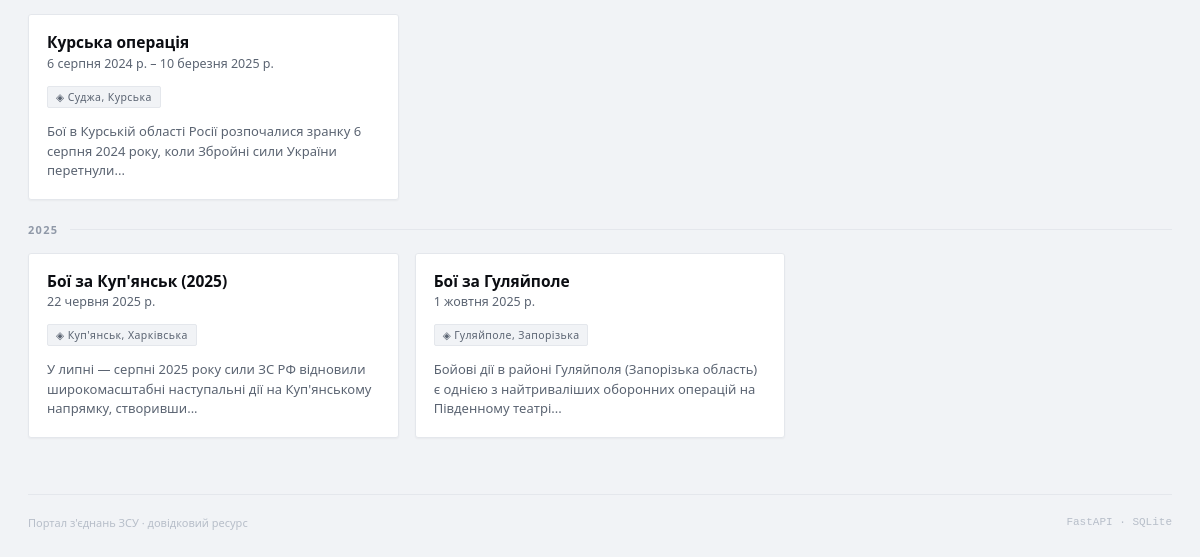
Before: /battles (lower part) with the older database file.
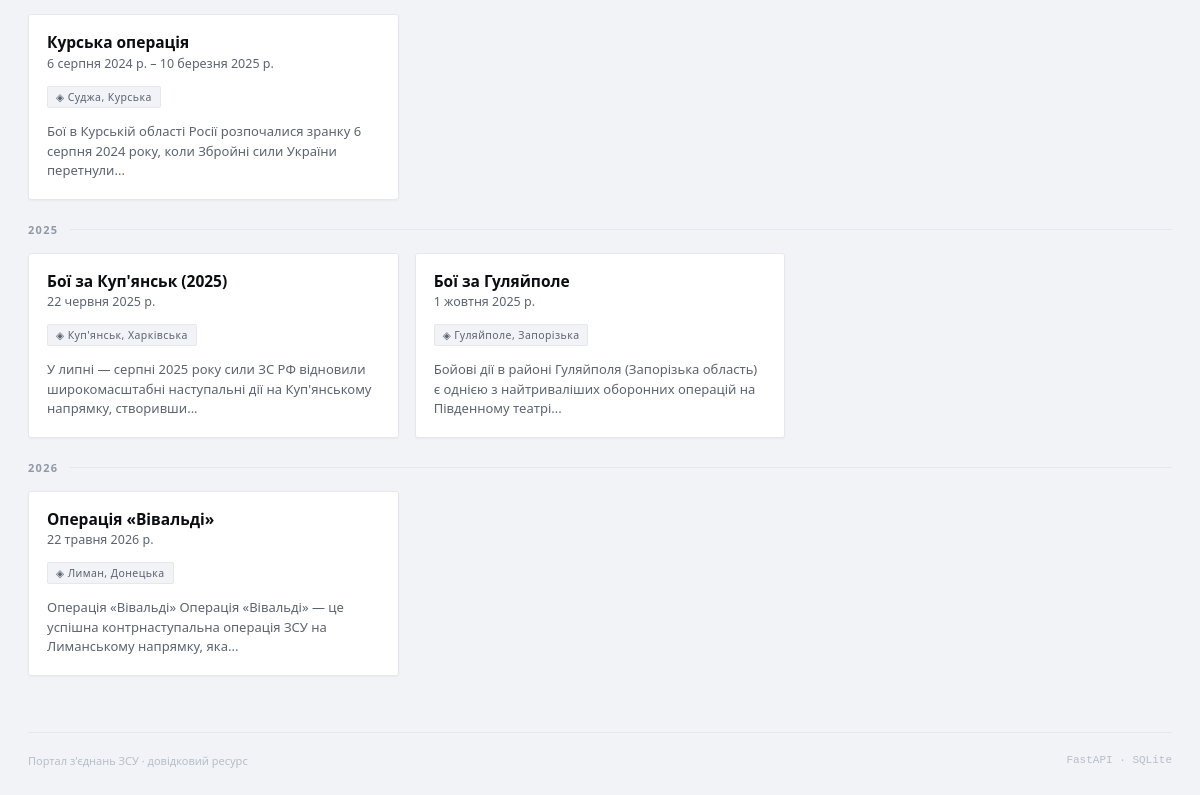
After: the same page with the newer database file.
### tables this page shows
CREATE TABLE battles (
    battle_id      INTEGER PRIMARY KEY,
    name           TEXT NOT NULL,
    location_id    INTEGER REFERENCES locations (location_id),
    start_date     DATE,
    end_date       DATE,
    description    TEXT,
    created_at     TIMESTAMP NOT NULL DEFAULT CURRENT_TIMESTAMP,
    updated_at     TIMESTAMP NOT NULL DEFAULT CURRENT_TIMESTAMP,
    CHECK (start_date IS NULL OR end_date IS NULL OR start_date <= end_date)
);

CREATE TABLE locations (
    location_id   INTEGER PRIMARY KEY,
    city_name     TEXT NOT NULL,
    region_id     INTEGER NOT NULL REFERENCES regions (region_id),
    created_at    TIMESTAMP NOT NULL DEFAULT CURRENT_TIMESTAMP,
    updated_at    TIMESTAMP NOT NULL DEFAULT CURRENT_TIMESTAMP,
    UNIQUE (city_name, region_id)
);

CREATE TABLE regions (
    region_id      INTEGER PRIMARY KEY,
    region_name    TEXT NOT NULL UNIQUE,
    created_at     TIMESTAMP NOT NULL DEFAULT CURRENT_TIMESTAMP,
    updated_at     TIMESTAMP NOT NULL DEFAULT CURRENT_TIMESTAMP
);

### app/routers/battles.py (the view)
@router.get("")
def list_battles(request: Request, db: sqlite3.Connection = Depends(get_db)):
    rows = db.execute(
        """SELECT b.battle_id, b.name, b.start_date, b.end_date, b.description, l.city_name, r.region_name
           FROM battles b
           LEFT JOIN locations l ON b.location_id = l.location_id
           LEFT JOIN regions r ON l.region_id = r.region_id
           ORDER BY b.start_date"""
    ).fetchall()
    battles = []
    for r in rows:
        battle = dict(r)
        battle["status"] = _battle_status(r["start_date"], r["end_date"])
        battle["period"] = _format_period(r["start_date"], r["end_date"])
        battle["year"] = r["start_date"][:4] if r["start_date"] else None
        battles.append(battle)
    return templates.TemplateResponse(request, "battles_list.html", {"battles": battles})

### app/templates/battles_list.html (shortened to what this page needs)
{% extends "base.html" %}
{% block content %}
<div class="grid-cards" id="battles-cards">
  {% for b in battles %}
    {% if loop.first or b.year != battles[loop.index0 - 1].year %}
      <div class="divider"><span>{{ b.year or 'Без дати' }}</span></div>
    {% endif %}
    <a class="card battle-row" data-name="{{ b.name|lower }}" href="/battles/{{ b.battle_id }}">
      <div class="card__head">
        <span class="card__title">
          <span class="card__name">{{ b.name }}</span>
          <span class="card__sub mono">{{ b.start_date | uk_date }}{% if b.end_date %} – {{ b.end_date | uk_date }}{% endif %}</span>
        </span>
      </div>
      {% if b.city_name %}<div class="tags"><span class="tag">◈ {{ b.city_name }}{% if b.region_name %}, {{ b.region_name }}{% endif %}</span></div>{% endif %}
      {% if b.description %}<div style="color:var(--muted);font-size:13px;line-height:1.5">{{ b.description|striptags|truncate(120) }}</div>{% endif %}
    </a>
  {% else %}
    <div class="empty" style="grid-column:1/-1">Битви ще не додані.</div>
  {% endfor %}
</div>
{% endblock %}

Changed rows visible on the page:
added battles: year "2026", name "Операція «Вівальді»", start_date|uk_date "22 травня 2026 р.", city_name "Лиман", region_name "Донецька", description "Операція «Вівальді» Операція «Вівальді» — це успішна контрнаступальна операція ЗСУ на Лиманському напрямку, яка..."
